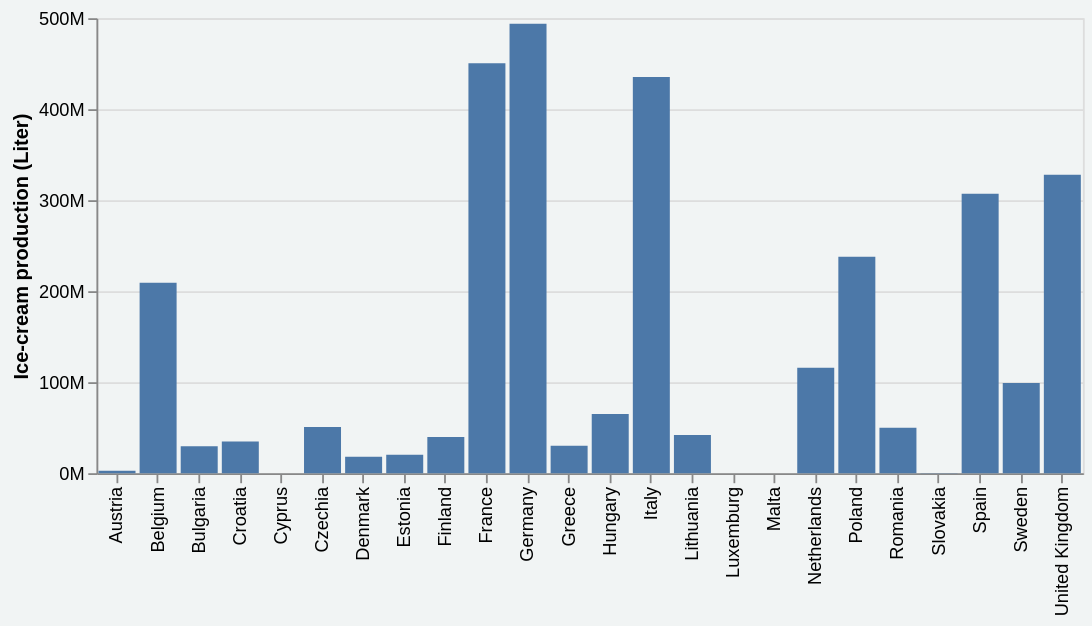

Vega-Lite specification stored for this chart:
### Vega-Lite specification from a JSON file in a GitHub repository (floating-point values rounded to 4 significant figures)
{"config": {"view": {"continuousWidth": 400, "continuousHeight": 300}, "background": "#F1F4F4", "header": {"labelFont": "IBM Plex Sans", "labelFontSize": 14, "titleFont": "IBM Plex Sans", "titleFontSize": 16}}, "data": {"values": [{"INDICATORS": "PRODQNT", "DECL": "France", "PRCCODE": 10521000, "PRCCODE_LABEL": "Ice cream and other edible ice (including sherbet, lollipops) (excluding mixes and bases for ice cream)", "PERIOD": "Jan.-Dez. 2018", "Value": 450600078, "Flag and Footnotes": null}, {"INDICATORS": "PRODQNT", "DECL": "Netherlands", "PRCCODE": 10521000, "PRCCODE_LABEL": "Ice cream and other edible ice (including sherbet, lollipops) (excluding mixes and bases for ice cream)", "PERIOD": "Jan.-Dez. 2018", "Value": 115828000, "Flag and Footnotes": null}, {"INDICATORS": "PRODQNT", "DECL": "Germany", "PRCCODE": 10521000, "PRCCODE_LABEL": "Ice cream and other edible ice (including sherbet, lollipops) (excluding mixes and bases for ice cream)", "PERIOD": "Jan.-Dez. 2018", "Value": 493945671, "Flag and Footnotes": null}, {"INDICATORS": "PRODQNT", "DECL": "Italy", "PRCCODE": 10521000, "PRCCODE_LABEL": "Ice cream and other edible ice (including sherbet, lollipops) (excluding mixes and bases for ice cream)", "PERIOD": "Jan.-Dez. 2018", "Value": 435463054, "Flag and Footnotes": null}, {"INDICATORS": "PRODQNT", "DECL": "United Kingdom", "PRCCODE": 10521000, "PRCCODE_LABEL": "Ice cream and other edible ice (including sherbet, lollipops) (excluding mixes and bases for ice cream)", "PERIOD": "Jan.-Dez. 2018", "Value": 328055041, "Flag and Footnotes": null}, {"INDICATORS": "PRODQNT", "DECL": "Ireland", "PRCCODE": 10521000, "PRCCODE_LABEL": "Ice cream and other edible ice (including sherbet, lollipops) (excluding mixes and bases for ice cream)", "PERIOD": "Jan.-Dez. 2018", "Value": null, "Flag and Footnotes": "(1)"}, {"INDICATORS": "PRODQNT", "DECL": "Denmark", "PRCCODE": 10521000, "PRCCODE_LABEL": "Ice cream and other edible ice (including sherbet, lollipops) (excluding mixes and bases for ice cream)", "PERIOD": "Jan.-Dez. 2018", "Value": 17992244, "Flag and Footnotes": null}, {"INDICATORS": "PRODQNT", "DECL": "Greece", "PRCCODE": 10521000, "PRCCODE_LABEL": "Ice cream and other edible ice (including sherbet, lollipops) (excluding mixes and bases for ice cream)", "PERIOD": "Jan.-Dez. 2018", "Value": 30152950, "Flag and Footnotes": null}, {"INDICATORS": "PRODQNT", "DECL": "Portugal", "PRCCODE": 10521000, "PRCCODE_LABEL": "Ice cream and other edible ice (including sherbet, lollipops) (excluding mixes and bases for ice cream)", "PERIOD": "Jan.-Dez. 2018", "Value": null, "Flag and Footnotes": "(1)"}, {"INDICATORS": "PRODQNT", "DECL": "Spain", "PRCCODE": 10521000, "PRCCODE_LABEL": "Ice cream and other edible ice (including sherbet, lollipops) (excluding mixes and bases for ice cream)", "PERIOD": "Jan.-Dez. 2018", "Value": 307065000, "Flag and Footnotes": null}, {"INDICATORS": "PRODQNT", "DECL": "Belgium", "PRCCODE": 10521000, "PRCCODE_LABEL": "Ice cream and other edible ice (including sherbet, lollipops) (excluding mixes and bases for ice cream)", "PERIOD": "Jan.-Dez. 2018", "Value": 209300306, "Flag and Footnotes": null}, {"INDICATORS": "PRODQNT", "DECL": "Luxemburg", "PRCCODE": 10521000, "PRCCODE_LABEL": "Ice cream and other edible ice (including sherbet, lollipops) (excluding mixes and bases for ice cream)", "PERIOD": "Jan.-Dez. 2018", "Value": 0, "Flag and Footnotes": null}, {"INDICATORS": "PRODQNT", "DECL": "Iceland", "PRCCODE": 10521000, "PRCCODE_LABEL": "Ice cream and other edible ice (including sherbet, lollipops) (excluding mixes and bases for ice cream)", "PERIOD": "Jan.-Dez. 2018", "Value": null, "Flag and Footnotes": "(1)"}, {"INDICATORS": "PRODQNT", "DECL": "Norway", "PRCCODE": 10521000, "PRCCODE_LABEL": "Ice cream and other edible ice (including sherbet, lollipops) (excluding mixes and bases for ice cream)", "PERIOD": "Jan.-Dez. 2018", "Value": null, "Flag and Footnotes": "(1)"}, {"INDICATORS": "PRODQNT", "DECL": "Sweden", "PRCCODE": 10521000, "PRCCODE_LABEL": "Ice cream and other edible ice (including sherbet, lollipops) (excluding mixes and bases for ice cream)", "PERIOD": "Jan.-Dez. 2018", "Value": 99141300, "Flag and Footnotes": null}, {"INDICATORS": "PRODQNT", "DECL": "Finland", "PRCCODE": 10521000, "PRCCODE_LABEL": "Ice cream and other edible ice (including sherbet, lollipops) (excluding mixes and bases for ice cream)", "PERIOD": "Jan.-Dez. 2018", "Value": 39897381, "Flag and Footnotes": null}, {"INDICATORS": "PRODQNT", "DECL": "Austria", "PRCCODE": 10521000, "PRCCODE_LABEL": "Ice cream and other edible ice (including sherbet, lollipops) (excluding mixes and bases for ice cream)", "PERIOD": "Jan.-Dez. 2018", "Value": 2757396, "Flag and Footnotes": null}, {"INDICATORS": "PRODQNT", "DECL": "Malta", "PRCCODE": 10521000, "PRCCODE_LABEL": "Ice cream and other edible ice (including sherbet, lollipops) (excluding mixes and bases for ice cream)", "PERIOD": "Jan.-Dez. 2018", "Value": 0, "Flag and Footnotes": null}, {"INDICATORS": "PRODQNT", "DECL": "Estonia", "PRCCODE": 10521000, "PRCCODE_LABEL": "Ice cream and other edible ice (including sherbet, lollipops) (excluding mixes and bases for ice cream)", "PERIOD": "Jan.-Dez. 2018", "Value": 20349800, "Flag and Footnotes": null}, {"INDICATORS": "PRODQNT", "DECL": "Latvia", "PRCCODE": 10521000, "PRCCODE_LABEL": "Ice cream and other edible ice (including sherbet, lollipops) (excluding mixes and bases for ice cream)", "PERIOD": "Jan.-Dez. 2018", "Value": null, "Flag and Footnotes": "(1)"}, {"INDICATORS": "PRODQNT", "DECL": "Lithuania", "PRCCODE": 10521000, "PRCCODE_LABEL": "Ice cream and other edible ice (including sherbet, lollipops) (excluding mixes and bases for ice cream)", "PERIOD": "Jan.-Dez. 2018", "Value": 42112321, "Flag and Footnotes": null}, {"INDICATORS": "PRODQNT", "DECL": "Poland", "PRCCODE": 10521000, "PRCCODE_LABEL": "Ice cream and other edible ice (including sherbet, lollipops) (excluding mixes and bases for ice cream)", "PERIOD": "Jan.-Dez. 2018", "Value": 237755600, "Flag and Footnotes": null}, {"INDICATORS": "PRODQNT", "DECL": "Czechia", "PRCCODE": 10521000, "PRCCODE_LABEL": "Ice cream and other edible ice (including sherbet, lollipops) (excluding mixes and bases for ice cream)", "PERIOD": "Jan.-Dez. 2018", "Value": 50905000, "Flag and Footnotes": null}, {"INDICATORS": "PRODQNT", "DECL": "Slovakia", "PRCCODE": 10521000, "PRCCODE_LABEL": "Ice cream and other edible ice (including sherbet, lollipops) (excluding mixes and bases for ice cream)", "PERIOD": "Jan.-Dez. 2018", "Value": 176103, "Flag and Footnotes": null}, {"INDICATORS": "PRODQNT", "DECL": "Hungary", "PRCCODE": 10521000, "PRCCODE_LABEL": "Ice cream and other edible ice (including sherbet, lollipops) (excluding mixes and bases for ice cream)", "PERIOD": "Jan.-Dez. 2018", "Value": 65009000, "Flag and Footnotes": "(2)"}, {"INDICATORS": "PRODQNT", "DECL": "Romania", "PRCCODE": 10521000, "PRCCODE_LABEL": "Ice cream and other edible ice (including sherbet, lollipops) (excluding mixes and bases for ice cream)", "PERIOD": "Jan.-Dez. 2018", "Value": 49862002, "Flag and Footnotes": null}, {"INDICATORS": "PRODQNT", "DECL": "Bulgaria", "PRCCODE": 10521000, "PRCCODE_LABEL": "Ice cream and other edible ice (including sherbet, lollipops) (excluding mixes and bases for ice cream)", "PERIOD": "Jan.-Dez. 2018", "Value": 29673973, "Flag and Footnotes": null}, {"INDICATORS": "PRODQNT", "DECL": "Slovenia", "PRCCODE": 10521000, "PRCCODE_LABEL": "Ice cream and other edible ice (including sherbet, lollipops) (excluding mixes and bases for ice cream)", "PERIOD": "Jan.-Dez. 2018", "Value": null, "Flag and Footnotes": "(1)"}, {"INDICATORS": "PRODQNT", "DECL": "Croatia", "PRCCODE": 10521000, "PRCCODE_LABEL": "Ice cream and other edible ice (including sherbet, lollipops) (excluding mixes and bases for ice cream)", "PERIOD": "Jan.-Dez. 2018", "Value": 34846400, "Flag and Footnotes": null}, {"INDICATORS": "PRODQNT", "DECL": "Cyprus", "PRCCODE": 10521000, "PRCCODE_LABEL": "Ice cream and other edible ice (including sherbet, lollipops) (excluding mixes and bases for ice cream)", "PERIOD": "Jan.-Dez. 2018", "Value": 0, "Flag and Footnotes": null}]}, "mark": "bar", "autosize": {"contains": "padding", "type": "fit-x"}, "encoding": {"tooltip": [{"type": "quantitative", "field": "Value", "format": ".2s"}, {"type": "nominal", "field": "DECL", "title": "Country"}], "x": {"type": "nominal", "axis": {"title": ""}, "field": "DECL"}, "y": {"type": "quantitative", "axis": {"format": "s"}, "field": "Value", "title": "Ice-cream production (Liter)"}}, "height": 250, "width": 600, "$schema": "https://vega.github.io/schema/vega-lite/v5.json"}
